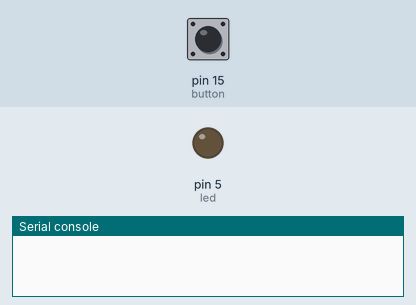
A program run on a simulated MicroPython board. Parts: output pins drawn as LEDs (lit = HIGH), the last lines printed to the serial console. Inputs (shaded band) come from the test bench; at power-on: pin 15 (button) HIGH.

Above: at 1.2 s.
1.3 s: pin 15 (button) pulled LOW for 0.15 s
At 1.38 s:
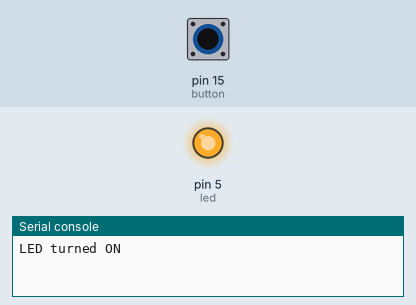
2.9 s: pin 15 (button) pulled LOW for 3.2 s
At 6.4 s:
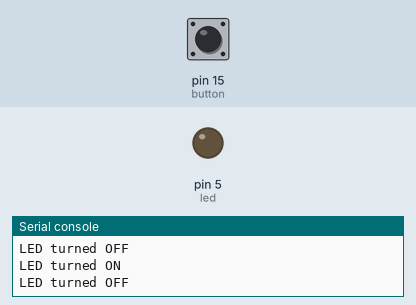
Timing chart, 0 to 7.9 s (numbered marks = the images above; inputs shaded):
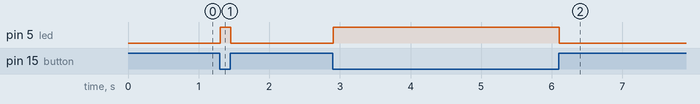

The program:

LED_LightUp_Button_pressed.py
```python
from machine import Pin
from time import sleep

button = Pin(15, Pin.IN, Pin.PULL_UP)
led = Pin(5, Pin.OUT)

while True:
    first = button.value()
    sleep(0.01)
    second = button.value()

    if first and not second:
        # Button just pressed
        led.value(1)
        print('LED turned ON')

    elif not first and second:
        # Button just released
        led.value(0)
        print('LED turned OFF')
```

Measured:
- after the input at 1.3 s, pin 5 (led): LOW → HIGH at once, → LOW 0.15 s later
- after the input at 2.9 s, pin 5 (led): LOW → HIGH at once, → LOW 3.2 s later
